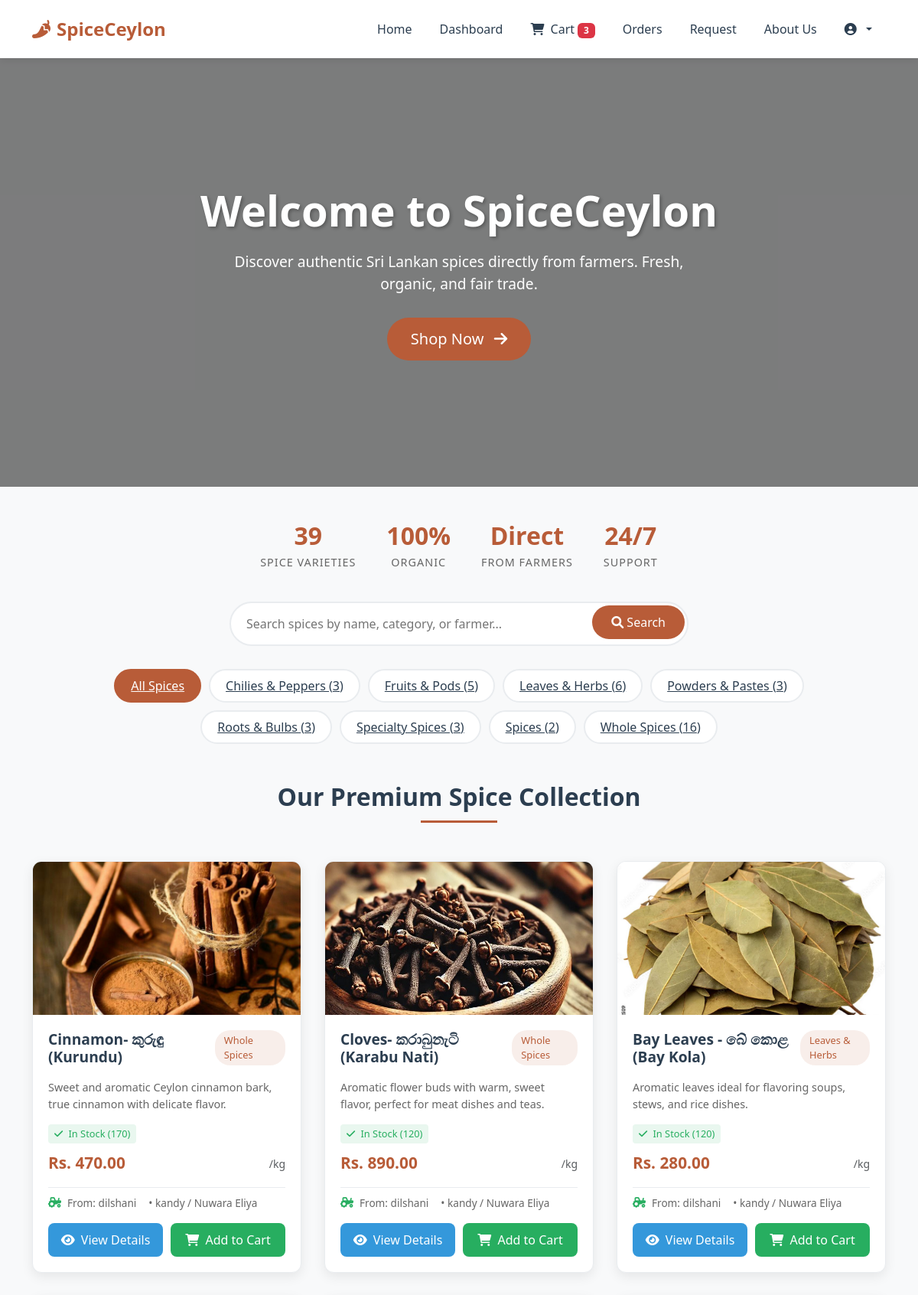
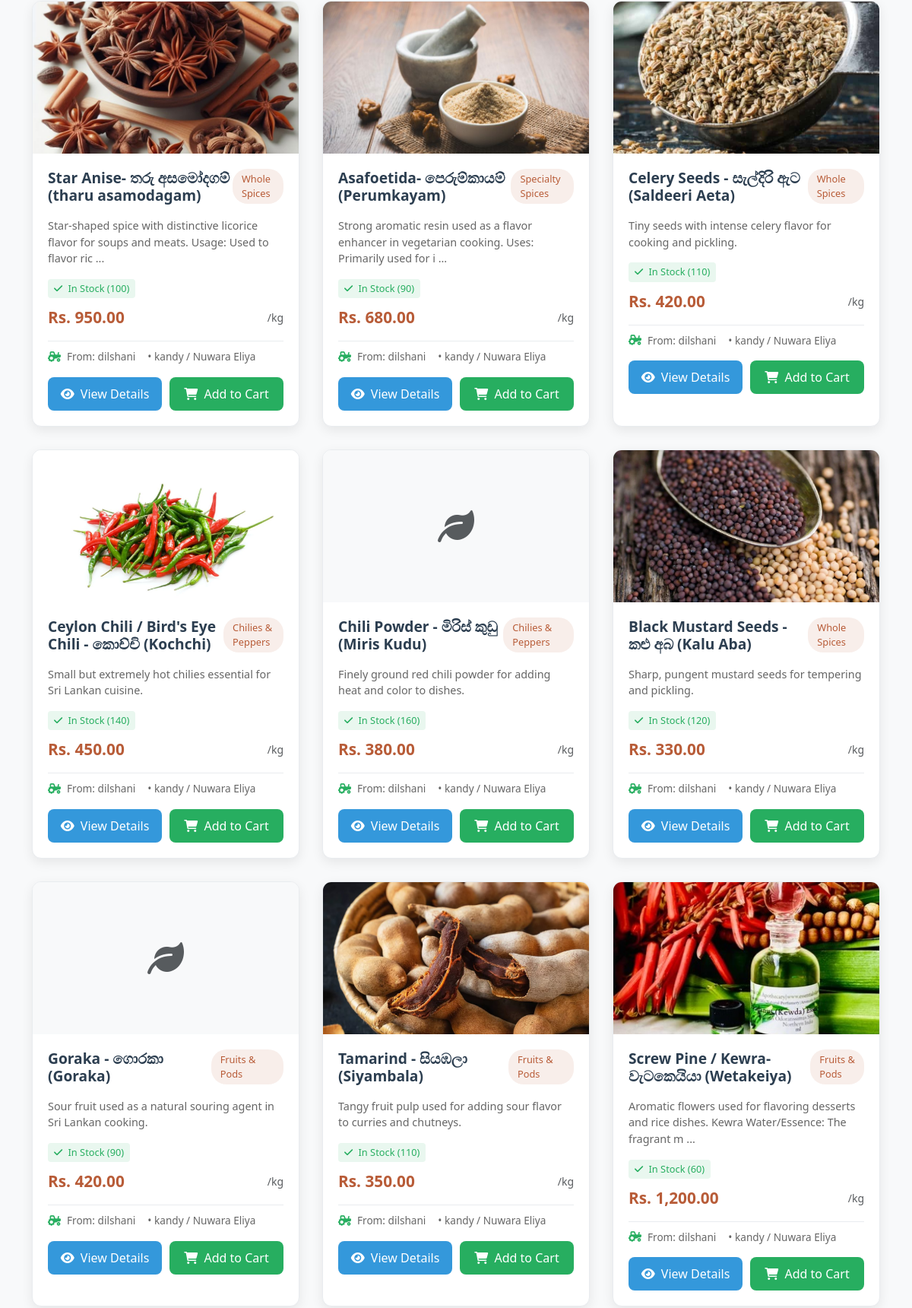
/customer/home.php (signed in, upper part), run on the app's committed database (2 pictures, top to bottom).
### tables this page shows
CREATE TABLE `products` (
  `product_id` int(11) NOT NULL,
  `farmer_id` int(11) DEFAULT NULL,
  `name` varchar(255) DEFAULT NULL,
  `description` text DEFAULT NULL,
  `category` varchar(100) DEFAULT 'Spices',
  `price` decimal(10,2) DEFAULT NULL,
  `stock` int(11) DEFAULT NULL,
  `image` varchar(255) DEFAULT NULL,
  `status` enum('Pending','Approved','Rejected') DEFAULT 'Pending',
  `created_at` timestamp NOT NULL DEFAULT current_timestamp(),
  `admin_approved` enum('pending','approved','rejected') NOT NULL DEFAULT 'pending',
  `approved_by` int(11) DEFAULT NULL,
  `approved_at` datetime DEFAULT NULL,
  `rejection_reason` text DEFAULT NULL
);

CREATE TABLE `users` (
  `user_id` int(11) NOT NULL,
  `name` varchar(255) DEFAULT NULL,
  `email` varchar(255) DEFAULT NULL,
  `password` varchar(255) DEFAULT NULL,
  `phone` varchar(20) DEFAULT NULL,
  `address` varchar(255) DEFAULT NULL,
  `role` enum('customer','farmer') DEFAULT NULL,
  `farm_location` varchar(255) DEFAULT NULL,
  `profile_image` varchar(255) DEFAULT 'default-avatar.jpg',
  `is_registered` tinyint(1) DEFAULT 1,
  `created_at` timestamp NOT NULL DEFAULT current_timestamp(),
  `status` enum('pending','approved','active','inactive','suspended','rejected') NOT NULL DEFAULT 'pending' COMMENT 'User account status: pending=waiting approval, approved=approved but not active yet',
  `email_notifications` tinyint(1) DEFAULT 1,
  `push_notifications` tinyint(1) DEFAULT 1,
  `last_notification_check` timestamp NULL DEFAULT NULL
);

### customer/home.php (the view, shortened to what this page needs)
<?php
include "../config/db.php";
$search = isset($_GET['search']) ? $conn->real_escape_string($_GET['search']) : '';
$category_filter = isset($_GET['category']) ? $conn->real_escape_string($_GET['category']) : 'all';
$query = "SELECT p.*, u.name as farmer_name, u.farm_location
          FROM products p
          JOIN users u ON p.farmer_id = u.user_id
          WHERE p.admin_approved = 'approved'
          AND p.status = 'Approved'";
$query .= " ORDER BY p.created_at DESC";
$products_result = $conn->query($query);
$categories_query = $conn->query("SELECT DISTINCT category FROM products WHERE category IS NOT NULL AND category != '' AND admin_approved = 'approved' ORDER BY category");
$categories = [];
while($cat = $categories_query->fetch_assoc()) {
    $categories[] = $cat['category'];
}
$category_counts = [];
foreach($categories as $category) {
    $count_query = $conn->query("SELECT COUNT(*) as count FROM products WHERE category = '$category' AND admin_approved = 'approved'");
    $category_counts[$category] = $count_query->fetch_assoc()['count'];
}
$cart_count = 0;
if (isset($_SESSION['user_id'])) {
    $cart_query = $conn->query("SELECT COUNT(*) as count FROM cart WHERE customer_id = '{$_SESSION['user_id']}'");
    $cart_count = $cart_query->fetch_assoc()['count'];
}
?>
<!DOCTYPE html>
<html lang="en">
<head>
    <link href="https://cdn.jsdelivr.net/npm/bootstrap@5.3.0/dist/css/bootstrap.min.css" rel="stylesheet">
    <link rel="stylesheet" href="https://cdnjs.cloudflare.com/ajax/libs/font-awesome/6.0.0/css/all.min.css">
</head>
<body>
    <nav class="navbar navbar-expand-lg">
        <div class="container">
            <a class="navbar-brand" href="home.php">
                <i class="fas fa-pepper-hot me-2"></i>SpiceCeylon
            </a>
            <div class="collapse navbar-collapse" id="navbarNav">
                <ul class="navbar-nav ms-auto">
                    <li class="nav-item"><a class="nav-link active" href="home.php">Home</a></li>
                    <li class="nav-item"><a class="nav-link" href="dashboard.php">Dashboard</a></li>
                    <li class="nav-item">
                        <a class="nav-link" href="cart.php">
                            <i class="fas fa-shopping-cart me-1"></i> Cart
                            <?php if($cart_count > 0): ?>
                                <span class="badge bg-danger"><?php echo $cart_count; ?></span>
                            <?php endif; ?>
                        </a>
                    </li>
                    <li class="nav-item"><a class="nav-link" href="orders.php">Orders</a></li>
                    <li class="nav-item"><a class="nav-link" href="request.php">Request</a></li>
                    <li class="nav-item"><a class="nav-link" href="about.php">About Us</a></li>
                    <li class="nav-item dropdown">
                        <a class="nav-link dropdown-toggle" href="#" id="profileDropdown" role="button" data-bs-toggle="dropdown">
                            <i class="fas fa-user-circle me-1"></i>
                        </a>
                    </li>
                </ul>
            </div>
        </div>
    </nav>
    <div class="video-banner">
        <video autoplay muted loop class="banner-video">
            <source src="../assets/videos/landing-video.mp4" type="video/mp4">
        </video>
        <div class="video-overlay">
            <h1>Welcome to SpiceCeylon</h1>
            <p>Discover authentic Sri Lankan spices directly from farmers. Fresh, organic, and fair trade.</p>
            <a href="#products" class="btn btn-lg" style="background: var(--spice-red); color: white; padding: 12px 30px; border-radius: 30px; text-decoration: none;">
                Shop Now <i class="fas fa-arrow-right ms-2"></i>
            </a>
        </div>
    </div>
    <div class="hero-stats">
        <div class="stat-item">
            <div class="stat-value"><?php echo $products_result->num_rows; ?></div>
            <div class="stat-label">Spice Varieties</div>
        </div>
        <div class="stat-item">
            <div class="stat-value">100%</div>
            <div class="stat-label">Organic</div>
        </div>
        <div class="stat-item">
            <div class="stat-value">Direct</div>
            <div class="stat-label">From Farmers</div>
        </div>
        <div class="stat-item">
            <div class="stat-value">24/7</div>
            <div class="stat-label">Support</div>
        </div>
    </div>
    <div class="container">
        <div class="search-bar">
            <form method="GET" action="home.php">
                <input type="text" name="search" placeholder="Search spices by name, category, or farmer..."
                       value="<?php echo htmlspecialchars($search); ?>">
                <button type="submit"><i class="fas fa-search"></i> Search</button>
            </form>
        </div>
    </div>
    <?php if(count($categories) > 0): ?>
    <div class="container">
        <div class="category-filter">
            <a href="home.php" class="category-btn <?php echo $category_filter == 'all' ? 'active' : ''; ?>">All Spices</a>
            <?php foreach($categories as $category): ?>
                <a href="home.php?category=<?php echo urlencode($category); ?>"
                   class="category-btn <?php echo $category_filter == $category ? 'active' : ''; ?>">
                    <?php echo htmlspecialchars($category); ?> (<?php echo $category_counts[$category]; ?>)
                </a>
            <?php endforeach; ?>
        </div>
    </div>
    <?php endif; ?>
    <div class="container" id="products">
        <h2 class="section-title">Our Premium Spice Collection</h2>
        <?php if($products_result->num_rows > 0): ?>
            <div class="products-grid">
                <?php while($product = $products_result->fetch_assoc()):
                    $image_path = '';
                    if ($product['image']) {
                        $image_name = basename($product['image']);
                        $locations = [
                            '../assets/images/' . $image_name,
                            '../' . $product['image'],
                            '../uploads/products/' . $image_name,
                            $product['image']
                        ];
                        foreach ($locations as $location) {
                            if (file_exists($location)) {
                                $image_path = $location;
                                break;
                            }
                        }
                    }
                    $stock_class = 'stock-in';
                    $stock_text = 'In Stock';
                ?>
                <div class="product-card">
                    <?php if($image_path): ?>
                        <img src="<?php echo $image_path; ?>" alt="<?php echo htmlspecialchars($product['name']); ?>" class="product-image">
                    <?php else: ?>
                        <div style="height: 200px; background: #f8f9fa; display: flex; align-items: center; justify-content: center;">
                            <i class="fas fa-leaf fa-3x text-muted"></i>
                        </div>
                    <?php endif; ?>
                    <div class="product-info">
                        <div class="d-flex justify-content-between align-items-start mb-2">
                            <h3 class="product-title"><?php echo htmlspecialchars($product['name']); ?></h3>
                            <span class="product-category"><?php echo htmlspecialchars($product['category']); ?></span>
                        </div>
                        <p class="product-description">
                            <?php echo substr(htmlspecialchars($product['description']), 0, 100); ?>
                            <?php if(strlen($product['description']) > 100): ?>...<?php endif; ?>
                        </p>
                        <div class="<?php echo $stock_class; ?> stock-info">
                            <i class="fas fa-<?php echo $stock_class == 'stock-out' ? 'times' : ($stock_class == 'stock-low' ? 'exclamation-triangle' : 'check'); ?> me-1"></i>
                            <?php echo $stock_text; ?> (<?php echo $product['stock']; ?>)
                        </div>
                        <div class="product-meta">
                            <div class="product-price">Rs. <?php echo number_format($product['price'], 2); ?></div>
                            <small class="text-muted">/kg</small>
                        </div>
                        <div class="farmer-info">
                            <i class="fas fa-tractor"></i>
                            <span>From: <?php echo htmlspecialchars($product['farmer_name']); ?></span>
                            <?php if($product['farm_location']): ?>
                                <span class="ms-2">• <?php echo htmlspecialchars($product['farm_location']); ?></span>
                            <?php endif; ?>
                        </div>
                        <div class="product-actions mt-3">
                            <a href="product_detail.php?id=<?php echo $product['product_id']; ?>" class="btn-view">
                                <i class="fas fa-eye me-1"></i> View Details
                            </a>
                            <?php if($product['stock'] > 0): ?>
                                <button class="btn-cart" onclick="addToCart(<?php echo $product['product_id']; ?>, '<?php echo htmlspecialchars($product['name']); ?>')">
                                    <i class="fas fa-shopping-cart me-1"></i> Add to Cart
                                </button>
                            <?php else: ?>
                                <button class="btn-cart" style="background: #95a5a6;" disabled>
                                    <i class="fas fa-times me-1"></i> Out of Stock
                                </button>
                            <?php endif; ?>
                        </div>
                    </div>
                </div>
                <?php endwhile; ?>
            </div>
        <?php endif; ?>
    </div>
</body>
</html>

### customer/home.php (style rules this page uses)
:root { --spice-red: #b85c38; --spice-dark: #2c3e50; --spice-green: #27ae60; --spice-gold: #f39c12; --spice-blue: #3498db; }
body { font-family: 'Segoe UI', Tahoma, Geneva, Verdana, sans-serif; background: #f8f9fa; color: #333; }
.navbar { background: white; box-shadow: 0 2px 10px rgba(0,0,0,0.1); padding: 15px 0; }
.navbar-brand { font-weight: 700; color: var(--spice-red) !important; font-size: 1.5rem; }
.nav-link { color: var(--spice-dark) !important; font-weight: 500; margin: 0 10px; }
.video-banner { position: relative; height: 70vh; overflow: hidden; margin-bottom: 40px; }
.banner-video { width: 100%; height: 100%; object-fit: cover; }
.video-overlay { position: absolute; top: 0; left: 0; width: 100%; height: 100%; background: rgba(0,0,0,0.5); display: flex; flex-direction: column; justify-content: center; align-items: center; color: white; text-align: center; padding: 20px; }
.video-overlay h1 { font-size: 3.5rem; font-weight: 700; margin-bottom: 20px; text-shadow: 2px 2px 4px rgba(0,0,0,0.3); }
.video-overlay p { font-size: 1.2rem; max-width: 600px; margin-bottom: 30px; }
.section-title { text-align: center; margin: 50px 0 30px; color: var(--spice-dark); font-weight: 700; position: relative; padding-bottom: 15px; }
.section-title:after { content: ''; position: absolute; bottom: 0; left: 50%; transform: translateX(-50%); width: 100px; height: 3px; background: var(--spice-red); }
.products-grid { display: grid; grid-template-columns: repeat(auto-fill, minmax(280px, 1fr)); gap: 30px; padding: 20px 0; }
.product-card { background: white; border-radius: 12px; overflow: hidden; box-shadow: 0 5px 15px rgba(0,0,0,0.08); transition: all 0.3s ease; border: 1px solid #e9ecef; }
.product-image { width: 100%; height: 200px; object-fit: cover; }
.product-info { padding: 20px; }
.product-title { font-size: 1.2rem; font-weight: 600; margin-bottom: 10px; color: var(--spice-dark); }
.product-description { color: #666; font-size: 0.9rem; margin-bottom: 15px; line-height: 1.5; display: -webkit-box; -webkit-line-clamp: 3; -webkit-box-orient: vertical; overflow: hidden; }
.product-meta { display: flex; justify-content: space-between; align-items: center; margin-bottom: 15px; }
.product-price { font-size: 1.3rem; font-weight: 700; color: var(--spice-red); }
.product-category { background: rgba(184, 92, 56, 0.1); color: var(--spice-red); padding: 4px 12px; border-radius: 20px; font-size: 0.8rem; font-weight: 500; }
.product-actions { display: flex; gap: 10px; }
.btn-view { flex: 1; background: var(--spice-blue); color: white; border: none; padding: 10px; border-radius: 8px; font-weight: 500; transition: all 0.3s ease; text-decoration: none; text-align: center; }
.btn-cart { flex: 1; background: var(--spice-green); color: white; border: none; padding: 10px; border-radius: 8px; font-weight: 500; transition: all 0.3s ease; cursor: pointer; }
.category-filter { display: flex; justify-content: center; flex-wrap: wrap; gap: 10px; margin: 30px 0; padding: 0 20px; }
.category-btn { padding: 8px 20px; background: white; border: 2px solid #e9ecef; border-radius: 25px; color: var(--spice-dark); font-weight: 500; cursor: pointer; transition: all 0.3s ease; }
.category-btn:hover, .category-btn.active { background: var(--spice-red); border-color: var(--spice-red); color: white; }
.farmer-info { display: flex; align-items: center; gap: 8px; font-size: 0.85rem; color: #666; margin-top: 10px; padding-top: 10px; border-top: 1px solid #e9ecef; }
.farmer-info i { color: var(--spice-green); }
.stock-info { display: inline-block; padding: 3px 8px; border-radius: 4px; font-size: 0.8rem; font-weight: 500; margin-bottom: 10px; }
.stock-in { background: rgba(39, 174, 96, 0.1); color: var(--spice-green); }
.search-bar { max-width: 600px; margin: 30px auto; position: relative; }
.search-bar input { width: 100%; padding: 15px 20px; padding-right: 60px; border: 2px solid #e9ecef; border-radius: 30px; font-size: 1rem; transition: all 0.3s ease; }
.search-bar button { position: absolute; right: 5px; top: 5px; background: var(--spice-red); color: white; border: none; padding: 10px 25px; border-radius: 25px; cursor: pointer; transition: all 0.3s ease; }
.hero-stats { display: flex; justify-content: center; gap: 40px; margin: 40px 0; flex-wrap: wrap; }
.stat-item { text-align: center; }
.stat-value { font-size: 2rem; font-weight: 700; color: var(--spice-red); }
.stat-label { font-size: 0.9rem; color: #666; text-transform: uppercase; letter-spacing: 1px; }

### data on the page
products: image (picture), name "Cinnamon- කුරුඳු (Kurundu)", category "Whole Spices", description "Sweet and aromatic Ceylon cinnamon bark, true cinnamon with delicate flavor.", stock_text "In Stock", stock "170", price "470.00", farmer.name "dilshani", farmer.farm_location "kandy / Nuwara Eliya"
products: image (picture), name "Cloves- කරාබුනැටි (Karabu Nati)", category "Whole Spices", description "Aromatic flower buds with warm, sweet flavor, perfect for meat dishes and teas.", stock_text "In Stock", stock "120", price "890.00", farmer.name "dilshani", farmer.farm_location "kandy / Nuwara Eliya"
products: image (picture), name "Bay Leaves - බේ කොළ (Bay Kola)", category "Leaves & Herbs", description "Aromatic leaves ideal for flavoring soups, stews, and rice dishes.", stock_text "In Stock", stock "120", price "280.00", farmer.name "dilshani", farmer.farm_location "kandy / Nuwara Eliya"
products: image (picture), name "Star Anise- තරු අසමෝදගම් (tharu asamodagam)", category "Whole Spices", description "Star-shaped spice with distinctive licorice flavor for soups and meats. Usage: Used to flavor ric", stock_text "In Stock", stock "100", price "950.00", farmer.name "dilshani", farmer.farm_location "kandy / Nuwara Eliya"
products: image (picture), name "Asafoetida- පෙරුම්කායම් (Perumkayam)", category "Specialty Spices", description "Strong aromatic resin used as a flavor enhancer in vegetarian cooking. Uses: Primarily used for i", stock_text "In Stock", stock "90", price "680.00", farmer.name "dilshani", farmer.farm_location "kandy / Nuwara Eliya"
products: image (picture), name "Celery Seeds - සැල්දිරි ඇට (Saldeeri Aeta)", category "Whole Spices", description "Tiny seeds with intense celery flavor for cooking and pickling.", stock_text "In Stock", stock "110", price "420.00", farmer.name "dilshani", farmer.farm_location "kandy / Nuwara Eliya"
products: image (picture), name "Ceylon Chili / Bird's Eye Chili - කොච්චි (Kochchi)", category "Chilies & Peppers", description "Small but extremely hot chilies essential for Sri Lankan cuisine.", stock_text "In Stock", stock "140", price "450.00", farmer.name "dilshani", farmer.farm_location "kandy / Nuwara Eliya"
products: name "Chili Powder - මිරිස් කුඩු (Miris Kudu)", category "Chilies & Peppers", description "Finely ground red chili powder for adding heat and color to dishes.", stock_text "In Stock", stock "160", price "380.00", farmer.name "dilshani", farmer.farm_location "kandy / Nuwara Eliya"
products: image (picture), name "Black Mustard Seeds - කළු අබ (Kalu Aba)", category "Whole Spices", description "Sharp, pungent mustard seeds for tempering and pickling.", stock_text "In Stock", stock "120", price "330.00", farmer.name "dilshani", farmer.farm_location "kandy / Nuwara Eliya"
products: name "Goraka - ගොරකා (Goraka)", category "Fruits & Pods", description "Sour fruit used as a natural souring agent in Sri Lankan cooking.", stock_text "In Stock", stock "90", price "420.00", farmer.name "dilshani", farmer.farm_location "kandy / Nuwara Eliya"
products: image (picture), name "Tamarind - සියඹලා (Siyambala)", category "Fruits & Pods", description "Tangy fruit pulp used for adding sour flavor to curries and chutneys.", stock_text "In Stock", stock "110", price "350.00", farmer.name "dilshani", farmer.farm_location "kandy / Nuwara Eliya"
products: image (picture), name "Screw Pine / Kewra- වැටකෙයියා (Wetakeiya)", category "Fruits & Pods", description "Aromatic flowers used for flavoring desserts and rice dishes. Kewra Water/Essence: The fragrant m", stock_text "In Stock", stock "60", price "1,200.00", farmer.name "dilshani", farmer.farm_location "kandy / Nuwara Eliya"

### other printed values
$cart_count "3"
$products_result->num_rows "39"
$category "Chilies & Peppers"
$category_counts[$category] "3"
$category "Fruits & Pods"
$category_counts[$category] "5"
$category "Leaves & Herbs"
$category_counts[$category] "6"
$category "Powders & Pastes"
$category "Roots & Bulbs"
$category "Specialty Spices"
$category "Spices"
$category_counts[$category] "2"
$category "Whole Spices"
$category_counts[$category] "16"
